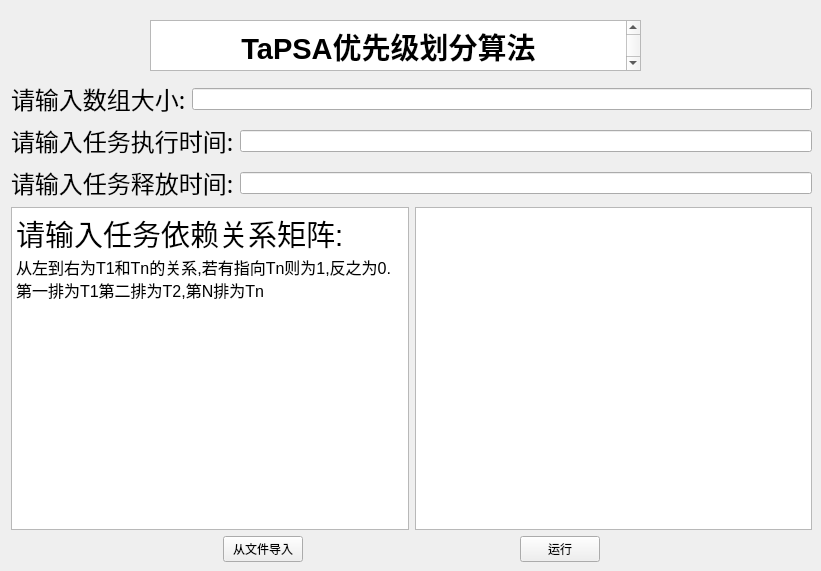
    <widget class="QWidget" name="page">
     <widget class="QTextBrowser" name="textBrowser">
      <property name="geometry">
       <rect>
        <x>150</x>
        <y>20</y>
        <width>491</width>
        <height>51</height>
       </rect>
      </property>
      <property name="styleSheet">
       <string notr="true"> pal.setColor(QPalette::Base, QColor(240,240,240));</string>
      </property>
      <property name="html">
       <string>&lt;!DOCTYPE HTML PUBLIC &quot;-//W3C//DTD HTML 4.0//EN&quot; &quot;http://www.w3.org/TR/REC-html40/strict.dtd&quot;&gt;
&lt;html&gt;&lt;head&gt;&lt;meta name=&quot;qrichtext&quot; content=&quot;1&quot; /&gt;&lt;meta charset=&quot;utf-8&quot; /&gt;&lt;style type=&quot;text/css&quot;&gt;
p, li { white-space: pre-wrap; }
hr { height: 1px; border-width: 0; }
li.unchecked::marker { content: &quot;\2610&quot;; }
li.checked::marker { content: &quot;\2612&quot;; }
&lt;/style&gt;&lt;/head&gt;&lt;body style=&quot; font-family:'Microsoft YaHei UI'; font-size:9pt; font-weight:400; font-style:normal;&quot;&gt;
&lt;p align=&quot;center&quot; style=&quot; margin-top:0px; margin-bottom:0px; margin-left:0px; margin-right:0px; -qt-block-indent:0; text-indent:0px;&quot;&gt;&lt;span style=&quot; font-size:22pt; font-weight:700;&quot;&gt;TaPSA优先级划分算法&lt;/span&gt;&lt;/p&gt;&lt;/body&gt;&lt;/html&gt;</string>
      </property>
     </widget>
     <widget class="QWidget" name="layoutWidget">
      <property name="geometry">
       <rect>
        <x>11</x>
        <y>81</y>
        <width>801</width>
        <height>481</height>
       </rect>
      </property>
      <layout class="QVBoxLayout" name="verticalLayout_4">
       <item>
        <layout class="QHBoxLayout" name="horizontalLayout">
         <item>
          <widget class="QLabel" name="label_3">
           <property name="font">
            <font>
             <family>黑体</family>
             <pointsize>18</pointsize>
            </font>
           </property>
           <property name="text">
            <string>请输入数组大小:</string>
           </property>
          </widget>
         </item>
         <item>
          <widget class="QLineEdit" name="lineEdit"/>
         </item>
        </layout>
       </item>
       <item>
        <layout class="QHBoxLayout" name="horizontalLayout_3">
         <item>
          <widget class="QLabel" name="label_2">
           <property name="font">
            <font>
             <family>黑体</family>
             <pointsize>18</pointsize>
            </font>
           </property>
           <property name="text">
            <string>请输入任务执行时间:</string>
           </property>
          </widget>
         </item>
         <item>
          <widget class="QLineEdit" name="lineEdit_2"/>
         </item>
        </layout>
       </item>
       <item>
        <layout class="QHBoxLayout" name="horizontalLayout_2">
         <item>
          <widget class="QLabel" name="label_4">
           <property name="font">
            <font>
             <family>黑体</family>
             <pointsize>18</pointsize>
            </font>
           </property>
           <property name="text">
            <string>请输入任务释放时间:</string>
           </property>
          </widget>
         </item>
         <item>
          <widget class="QLineEdit" name="lineEdit_3"/>
         </item>
        </layout>
       </item>
       <item>
        <layout class="QHBoxLayout" name="horizontalLayout_5">
         <item>
          <widget class="QTextBrowser" name="textBrowser_2">
           <property name="autoFillBackground">
            <bool>true</bool>
           </property>
           <property name="styleSheet">
            <string notr="true"> pal.setColor(QPalette::Base, QColor(240,240,240));</string>
           </property>
           <property name="html">
            <string>&lt;!DOCTYPE HTML PUBLIC &quot;-//W3C//DTD HTML 4.0//EN&quot; &quot;http://www.w3.org/TR/REC-html40/strict.dtd&quot;&gt;
&lt;html&gt;&lt;head&gt;&lt;meta name=&quot;qrichtext&quot; content=&quot;1&quot; /&gt;&lt;meta charset=&quot;utf-8&quot; /&gt;&lt;style type=&quot;text/css&quot;&gt;
p, li { white-space: pre-wrap; }
hr { height: 1px; border-width: 0; }
li.unchecked::marker { content: &quot;\2610&quot;; }
li.checked::marker { content: &quot;\2612&quot;; }
&lt;/style&gt;&lt;/head&gt;&lt;body style=&quot; font-family:'Microsoft YaHei UI'; font-size:9pt; font-weight:400; font-style:normal;&quot;&gt;
&lt;p style=&quot; margin-top:0px; margin-bottom:0px; margin-left:0px; margin-right:0px; -qt-block-indent:0; text-indent:0px;&quot;&gt;&lt;span style=&quot; font-size:22pt;&quot;&gt;请输入任务依赖关系矩阵:&lt;/span&gt;&lt;/p&gt;
&lt;p style=&quot; margin-top:0px; margin-bottom:0px; margin-left:0px; margin-right:0px; -qt-block-indent:0; text-indent:0px;&quot;&gt;&lt;span style=&quot; font-family:'宋体','monospace'; font-size:12pt; color:#000000;&quot;&gt;从左到右为&lt;/span&gt;&lt;span style=&quot; font-family:'JetBrains Mono','monospace'; font-size:12pt; color:#000000;&quot;&gt;T1&lt;/span&gt;&lt;span style=&quot; font-family:'宋体','monospace'; font-size:12pt; color:#000000;&quot;&gt;和&lt;/span&gt;&lt;span style=&quot; font-family:'JetBrains Mono','monospace'; font-size:12pt; color:#000000;&quot;&gt;Tn&lt;/span&gt;&lt;span style=&quot; font-family:'宋体','monospace'; font-size:12pt; color:#000000;&quot;&gt;的关系&lt;/span&gt;&lt;span style=&quot; font-family:'JetBrains Mono','monospace'; font-size:12pt; color:#000000;&quot;&gt;,&lt;/span&gt;&lt;span style=&quot; font-family:'宋体','monospace'; font-size:12pt; color:#000000;&quot;&gt;若有指向&lt;/span&gt;&lt;span style=&quot; font-family:'JetBrains Mono','monospace'; font-size:12pt; color:#000000;&quot;&gt;Tn&lt;/span&gt;&lt;span style=&quot; font-family:'宋体','monospace'; font-size:12pt; color:#000000;&quot;&gt;则为&lt;/span&gt;&lt;span style=&quot; font-family:'JetBrains Mono','monospace'; font-size:12pt; color:#000000;&quot;&gt;1,&lt;/span&gt;&lt;span style=&quot; font-family:'宋体','monospace'; font-size:12pt; color:#000000;&quot;&gt;反之为&lt;/span&gt;&lt;span style=&quot; font-family:'JetBrains Mono','monospace'; font-size:12pt; color:#000000;&quot;&gt;0.&lt;/span&gt;&lt;span style=&quot; font-family:'宋体','monospace'; font-size:12pt; color:#000000;&quot;&gt;第一排为&lt;/span&gt;&lt;span style=&quot; font-family:'JetBrains Mono','monospace'; font-size:12pt; color:#000000;&quot;&gt;T1&lt;/span&gt;&lt;span style=&quot; font-family:'宋体','monospace'; font-size:12pt; color:#000000;&quot;&gt;第二排为&lt;/span&gt;&lt;span style=&quot; font-family:'JetBrains Mono','monospace'; font-size:12pt; color:#000000;&quot;&gt;T2,&lt;/span&gt;&lt;span style=&quot; font-family:'宋体','monospace'; font-size:12pt; color:#000000;&quot;&gt;第&lt;/span&gt;&lt;span style=&quot; font-family:'JetBrains Mono','monospace'; font-size:12pt; color:#000000;&quot;&gt;N&lt;/span&gt;&lt;span style=&quot; font-family:'宋体','monospace'; font-size:12pt; color:#000000;&quot;&gt;排为&lt;/span&gt;&lt;span style=&quot; font-family:'JetBrains Mono','monospace'; font-size:12pt; color:#000000;&quot;&gt;Tn&lt;/span&gt;&lt;/p&gt;&lt;/body&gt;&lt;/html&gt;</string>
           </property>
          </widget>
         </item>
         <item>
          <widget class="QPlainTextEdit" name="plainTextEdit"/>
         </item>
        </layout>
       </item>
       <item>
        <layout class="QHBoxLayout" name="horizontalLayout_12">
         <item>
          <spacer name="horizontalSpacer_5">
           <property name="orientation">
            <enum>Qt::Horizontal</enum>
           </property>
           <property name="sizeHint" stdset="0">
            <size>
             <width>40</width>
             <height>20</height>
            </size>
           </property>
          </spacer>
         </item>
         <item>
          <widget class="QPushButton" name="pushButton_2">
           <property name="text">
            <string>从文件导入</string>
           </property>
          </widget>
         </item>
         <item>
          <spacer name="horizontalSpacer">
           <property name="orientation">
            <enum>Qt::Horizontal</enum>
           </property>
           <property name="sizeHint" stdset="0">
            <size>
             <width>40</width>
             <height>20</height>
            </size>
           </property>
          </spacer>
         </item>
         <item>
          <widget class="QPushButton" name="pushButton_4">
           <property name="text">
            <string>运行</string>
           </property>
          </widget>
         </item>
         <item>
          <spacer name="horizontalSpacer_6">
           <property name="orientation">
            <enum>Qt::Horizontal</enum>
           </property>
           <property name="sizeHint" stdset="0">
            <size>
             <width>40</width>
             <height>20</height>
            </size>
           </property>
          </spacer>
         </item>
        </layout>
       </item>
      </layout>
     </widget>
    </widget>
